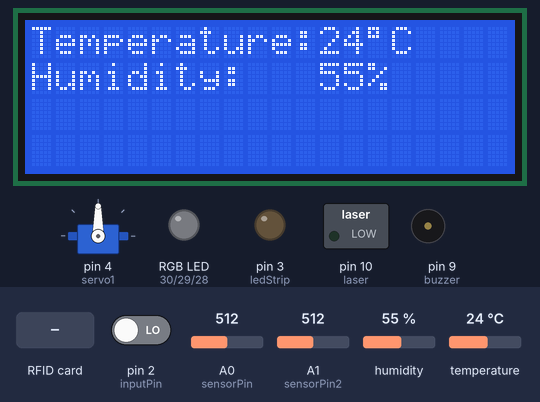
Bench run of a sketch on a simulated Arduino Mega 2560, built with avr-gcc and run on an emulated ATmega2560. Parts: 20×4 character LCD, servo, switched loads named in the sketch (green lamp = pin HIGH), an RGB LED mixed from three pins (HIGH = lit), output pins drawn as LEDs (lit = HIGH), buzzer (waves = sounding). The test bench sets the inputs (shaded band); at power-on: A0 (sensorPin) = 512, A1 (sensorPin2) = 512, humidity 55 %, pin 2 (inputPin) LOW, temperature 24 °C. Pins used as bus, display or sensor lines are not drawn; what the sketch prints to the serial monitor is not drawn.

Above: at 1.3 s.
1.4 s: A0 (sensorPin) set to 132
8.8 s: A0 (sensorPin) set to 113
At 9.8 s:
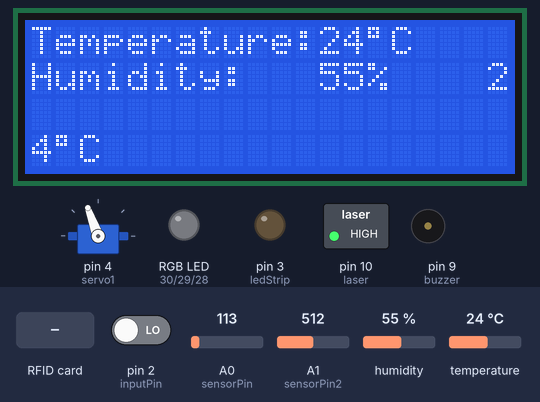
14.9 s: RFID card B5 F9 E4 1D held to the reader
At 18.0 s:
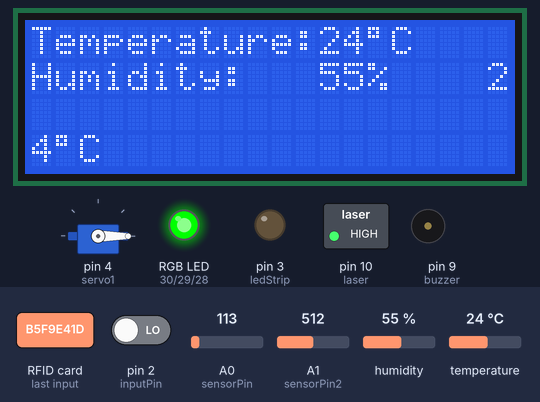
24.6 s: A1 (sensorPin2) set to 22
30.7 s: A1 (sensorPin2) set to 18
At 32.13 s:
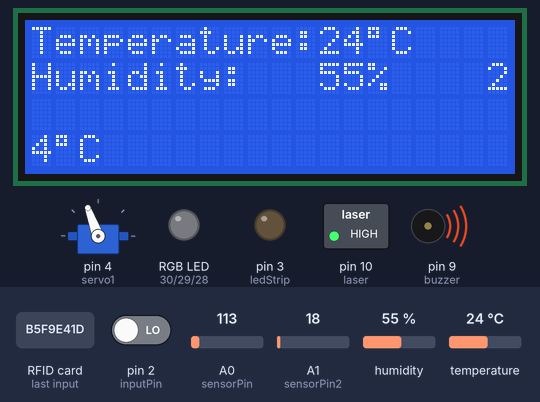
42.1 s: humidity set to 22 %
At 42.9 s:
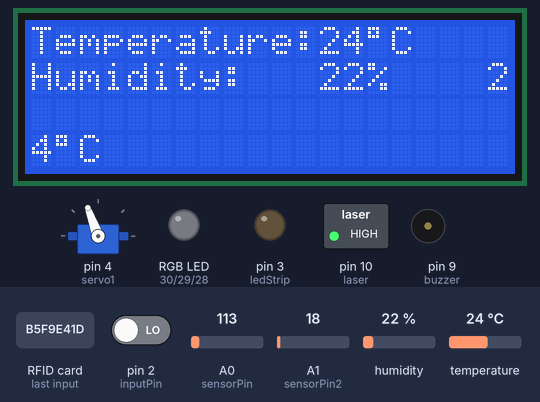
Timing chart, 0 to 49.2 s (numbered marks = the images above; inputs shaded):
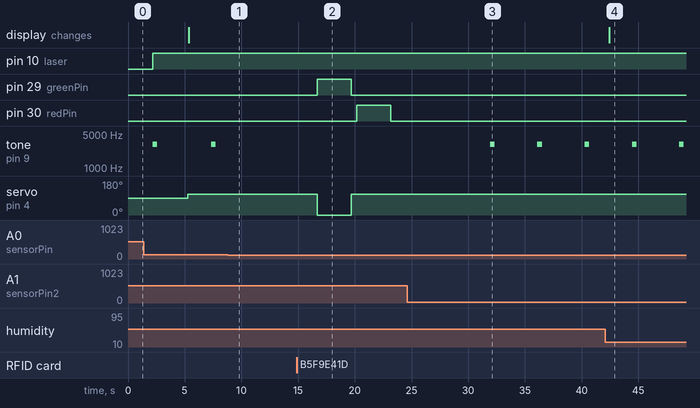

Measured:
- the behaviour switches between 120 and 119 on A0 (sensorPin) (found by bisection; images 0 and 1)
- the behaviour switches between 21 and 20 on A1 (sensorPin2) (found by bisection; images 2 and 3)
- after the input at 8.8 s, tone on pin 9 (buzzer): stays silent (without the input it goes to 3047 Hz after 3.7 s)
- after the input at 14.9 s, pin 29 (greenPin): LOW → HIGH after 1.8 s, → LOW 3.0 s later; pin 30 (redPin): LOW → HIGH after 5.3 s, → LOW 3.0 s later; servo on pin 4 (servo1): 110° → 0° after 1.8 s, → 110° 3.0 s later
- after the input at 24.6 s, every drawn part: stays the same
- after the input at 30.7 s, tone on pin 9 (buzzer): alternates 3047 Hz for 0.40 s and silent for 3.8 s, starting after 1.2 s
- after the input at 42.1 s, the display: changes after 0.35 s (image 4)
- by itself, tone on pin 9 (buzzer): alternates 3047 Hz for 0.40 s and silent for 4.8 s

The sketch:

Smart_Home_Code.ino
```cpp
#include <dht11.h>
#include <Wire.h>
#include <LiquidCrystal_I2C.h>
#include <SPI.h>
#include <MFRC522.h>
#include <Servo.h>

dht11 DHT11;

#define DHT11PIN 31
#define SS_PIN   53
#define RST_PIN   5
#define redPin   30
#define greenPin 29
#define bluePin  28
#define ledStrip 3      //LED STRIP OUTPUT
#define inputPin  2      //Input for motion sensor
#define rank1 150
#define rank2 200
#define rank3 250

Servo servo1;

int pos1 = 0;
int pos2 = 110;
int pirState = LOW;
int val = 0;
int buzzer2 = 11;

int  sensorPin    =    A0;     // select the input  pin for  the potentiometer
int  sensorPin2   =    A1;
int  buzzer       =     9;   // select the pin for  the LED
int  laser        =    10;
int  laser2       =     8;
int  sensorValue  =     0;  // variable to  store  the value  coming  from  the sensor
int  sensorValue2 =     0;
int  countIn      =     0;
int  count        =     0;

const int buttonPin = 6; // the number of the pushbutton pin
const int motorIn1 = 9;
const int motorIn2 = 7;
int stat = 0;

int buttonState; // the current reading from the input pin
int lastButtonState = LOW; // the previous reading from the input pin
// the following variables are long's because the time, measured in miliseconds,
// will quickly become a bigger number than can be stored in an int.
long lastDebounceTime = 0; // the last time the output pin was toggled
long debounceDelay = 50; // the debounce time; increase if the output flickers


MFRC522 mfrc522(SS_PIN, RST_PIN);   // Create MFRC522 instance.
LiquidCrystal_I2C lcd(0x27, 2, 1, 0, 4, 5, 6, 7, 3, POSITIVE);

void setup()
{
  Serial.begin(9600);   // Initiate a serial communication
  initializeLCD();
  initializePIR();

  servo1.attach(4);

  initializeRGB();

  //Serial.begin(9600);   // Initiate a serial communication

  initializeRFID();

  initializeLaser();

  //initializeDC();
}

void loop()
{
  thermostatToLCD();

  turnLaserOn();
  readPRValue();

  count = 1 - (laserLogic());

  Serial.print("The number of people in the house are: ");
  Serial.println(count);
  servo1.write(pos2);
  // Look for new cards
  if ( ! mfrc522.PICC_IsNewCardPresent())
  {
    return;
  }
  // Select one of the cards
  if ( ! mfrc522.PICC_ReadCardSerial())
  {
    return;
  }
  String content= "";
  byte letter;
  for (byte i = 0; i < mfrc522.uid.size; i++)
  {
     Serial.print(mfrc522.uid.uidByte[i] < 0x10 ? " 0" : " ");
     Serial.print(mfrc522.uid.uidByte[i], HEX);
     content.concat(String(mfrc522.uid.uidByte[i] < 0x10 ? " 0" : " "));
     content.concat(String(mfrc522.uid.uidByte[i], HEX));
  }
  Serial.println();
  Serial.print("Message : ");
  content.toUpperCase();

  val = digitalRead(inputPin);

  if (content.substring(1) == "B5 F9 E4 1D") //change here the UID of the card/cards that you want to give access
  {
    setColor(0, 255, 0);
    servo1.write(pos1);

    delay(3000);

    servo1.write(pos2);
    setColor(0, 0, 0);

   do{
      if(val == HIGH)
      analogWrite(ledStrip, 255);

      delay(500);
      val = digitalRead(inputPin);
      if(val == LOW)
      {
        analogWrite(ledStrip, 0);
      }
    }while(val == HIGH);

  }

  if (content.substring(1) == "B3 82 BE A9") //change here the UID of the card/cards that you want to give access
  {
    setColor(0, 255, 0);
    servo1.write(pos1);

    delay(3000);

    servo1.write(pos2);
    setColor(0, 0, 0);

   do{
      if(val == HIGH)
      analogWrite(ledStrip, 50);

      delay(500);
      val = digitalRead(inputPin);
      if(val == LOW)
      {
        analogWrite(ledStrip, 0);
      }
    }while(val == HIGH);

  }

  /*if (content.substring(1) != "B3 82 BE A9" && count < 0)
  {
    digitalWrite(buzzer2, HIGH);
    {
      tone(9, 3047, 400);
      delay(1000);
      noTone(8);
      delay(100);
    }
  }*/


 else   {
    ledStripOff();
    setColor(255,0, 0);
    delay(3000);
    setColor(0, 0, 0);
  }

  delay(500);
      val = digitalRead(inputPin);


}

void setColor(int red, int green, int blue)
{
  #ifdef COMMON_ANODE
    red = 255 - red;
    green = 255 - green;
    blue = 255 - blue;
  #endif
  analogWrite(redPin, red);
  analogWrite(greenPin, green);
  analogWrite(bluePin, blue);
}

void ledStripOn()
{
  analogWrite(ledStrip, 255);
}

void ledStripOff()
{
  analogWrite(ledStrip, 0);
}

void initializeLCD()
{
  lcd.begin(20,4);         // initialize the lcd for 20 chars 4 lines, turn on backlight
  lcd.backlight();
  lcd.print("Temperature:");
}

void initializeRGB()
{
  pinMode(redPin, OUTPUT);
  pinMode(greenPin, OUTPUT);
  pinMode(bluePin, OUTPUT);
}

void initializePIR()
{
  pinMode(inputPin, INPUT);    //Declare motion sensor as input
}

void initializeRFID()
{
  SPI.begin();      // Initiate  SPI bus
  mfrc522.PCD_Init();   // Initiate MFRC522
}

void initializeLaser()
{
  pinMode(buzzer,OUTPUT);
  pinMode(laser, OUTPUT);
  pinMode(laser2, OUTPUT);
}

void thermostatToLCD()
{
  int chk = DHT11.read(DHT11PIN);

  Serial.print("Read sensor: ");
  switch (chk)
  {
    case 0: Serial.println("OK"); break;
    case -1: Serial.println("Checksum error"); break;
    case -2: Serial.println("Time out error"); break;
    default: Serial.println("Unknown error"); break;
  }

  lcd.print((float)DHT11.temperature, 0);
  Serial.print("Temperature (oC): ");
  Serial.println((float)DHT11.temperature, 2);
  lcd.print((char)223);
  lcd.print("C");


  lcd.setCursor(0, 1);

  lcd.print("Humidity:   ");
  lcd.print((float)DHT11.humidity, 0);
  lcd.print("%");
  Serial.print("Humidity (%): ");
  Serial.println((float)DHT11.humidity, 2);
  lcd.print("    ");

  delay(2000);
}

void turnLaserOn()
{
  digitalWrite(laser, HIGH);
  digitalWrite(laser2, HIGH);
}

void readPRValue()
{
  sensorValue =  analogRead(sensorPin);
  sensorValue2 = analogRead(sensorPin2);
}

int laserLogic()
{
  if (sensorValue >= 120)
  {
    //digitalWrite(buzzer, LOW);
    digitalWrite(buzzer, HIGH);
    {
      tone(9, 3047, 400);
      delay(1000);
      noTone(8);
      delay(100);
      countIn++;

      delay(1000);

      sensorValue2 = 500;
      delay(1000);

    }
  }

  if (sensorValue2 <= 20)
  {

    digitalWrite(buzzer, HIGH);
    {
      tone(9, 3047, 400);
      delay(1000);
      noTone(8);
      delay(100);
      countIn--;
      delay(1000);
    }
  }
  return countIn;
}
```
